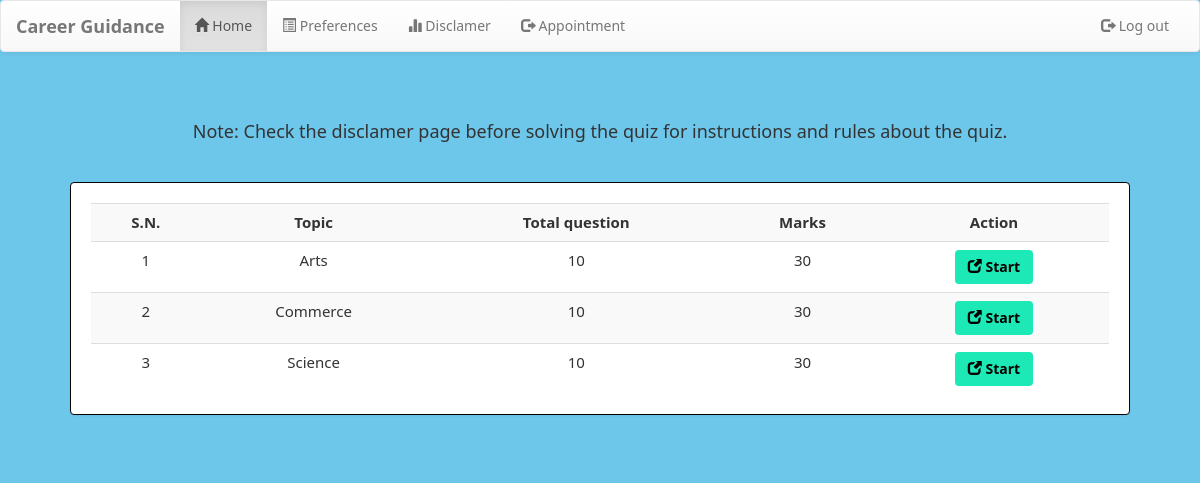
Page /welcome.php?q=1 (signed in) on the committed database.
### tables this page shows
CREATE TABLE `quiz` (
  `eid` text NOT NULL,
  `title` varchar(100) NOT NULL,
  `Yes` int(11) NOT NULL,
  `No` int(11) NOT NULL,
  `total` int(11) NOT NULL,
  `date` timestamp NOT NULL DEFAULT CURRENT_TIMESTAMP ON UPDATE CURRENT_TIMESTAMP
);

### welcome.php (the view, shortened to what this page needs)
<?php
    include_once 'database.php';
    if(!(isset($_SESSION['email'])))
    {
        header("location:quizlogin.php");
    }
    else
    {
        $email = $_SESSION['email'];
    }
?>
<!DOCTYPE html>
<html lang="en">
<head>
    <link  rel="stylesheet" href="css/bootstrap.min.css"/>
    <link  rel="stylesheet" href="css/bootstrap-theme.min.css"/>
    <link rel="stylesheet" href="css/welcome.css">
    <link  rel="stylesheet" href="css/font.css">
</head>
<body>
    <nav class="navbar navbar-default title1">
        <div class="container-fluid">
            <div class="navbar-header">
        <a class="navbar-brand" href="home.php"><b>Career Guidance</b></a>
        </div>
        <div class="collapse navbar-collapse" id="bs-example-navbar-collapse-1">
        <ul class="nav navbar-nav navbar-left">
            <li <?php if(@$_GET['q']==1) echo'class="active"'; ?> ><a href="welcome.php?q=1"><span class="glyphicon glyphicon-home" aria-hidden="true"></span>&nbsp;Home<span class="sr-only">(current)</span></a></li>
            <li <?php if(@$_GET['q']==2) echo'class="active"'; ?>> <a href="welcome.php?q=2"><span class="glyphicon glyphicon-list-alt" aria-hidden="true"></span>&nbsp;Preferences</a></li>
            <li <?php if(@$_GET['q']==3) echo'class="active"'; ?>> <a href="welcome.php?q=3"><span class="glyphicon glyphicon-stats" aria-hidden="true"></span>&nbsp;Disclamer</a></li>
            <li <?php echo''; ?> > <a href="index.php?q=welcome.php"><span class="glyphicon glyphicon-log-out" aria-hidden="true"></span>&nbsp;Appointment</a></li>
        </ul>
        <ul class="nav navbar-nav navbar-right">
        <li <?php echo''; ?> > <a href="quizlogout.php?q=welcome.php"><span class="glyphicon glyphicon-log-out" aria-hidden="true"></span>&nbsp;Log out</a></li>
        </ul>
        </div>
    </div>
    </nav>
    <br><br>
    <div class="container">
        <div class="row">
            <div class="col-md-12">
                <?php if(@$_GET['q']==1)
                {
                    echo'<center><h4>Note: Check the disclamer page before solving the quiz for instructions and rules about the quiz.</h4></center>';
                    $result = mysqli_query($con,"SELECT * FROM quiz ORDER BY date DESC") or die('Error');
                    echo  '<div class="panel"><div class="table-responsive"><table class="table table-striped title1">
                    <tr><td><center><b>S.N.</b></center></td><td><center><b>Topic</b></center></td><td><center><b>Total question</b></center></td><td><center><b>Marks</center></b></td><td><center><b>Action</b></center></td></tr>';
                    $c=1;
                    while($row = mysqli_fetch_array($result)) {
                        $title = $row['title'];
                        $total = $row['total'];
                        $Yes = $row['Yes'];
                        $eid = $row['eid'];
                    $q12=mysqli_query($con,"SELECT score FROM history WHERE eid='$eid' AND email='$email'" )or die('Error98');
                    $rowcount=mysqli_num_rows($q12);
                    if($rowcount == 0){
                        echo '<tr><td><center>'.$c++.'</center></td><td><center>'.$title.'</center></td><td><center>'.$total.'</center></td><td><center>'.$Yes*$total.'</center></td><td><center><b><a href="welcome.php?q=quiz&step=2&eid='.$eid.'&n=1&t='.$total.'" class="btn sub1" style="color:black;margin:0px;background:#1de9b6"><span class="glyphicon glyphicon-new-window" aria-hidden="true"></span>&nbsp;<span class="title1"><b>Start</b></span></a></b></center></td></tr>';
                    }
                    }
                    echo '</table></div></div>';
                }?>
</body>
</html>

### css/welcome.css (style rules this page uses)
* { box-sizing: border-box; }
body { background-color: #6dc7eb; margin: 0; font-family: Noto Sans; }
.panel { border-color:rgb(0, 0, 0); margin:40px; padding:20px; font: 15px "Noto Sans"; }

### rows in the picture
quiz: title "Arts", total "10", $Yes*$total "30"
quiz: title "Commerce", total "10", $Yes*$total "30"
quiz: title "Science", total "10", $Yes*$total "30"
